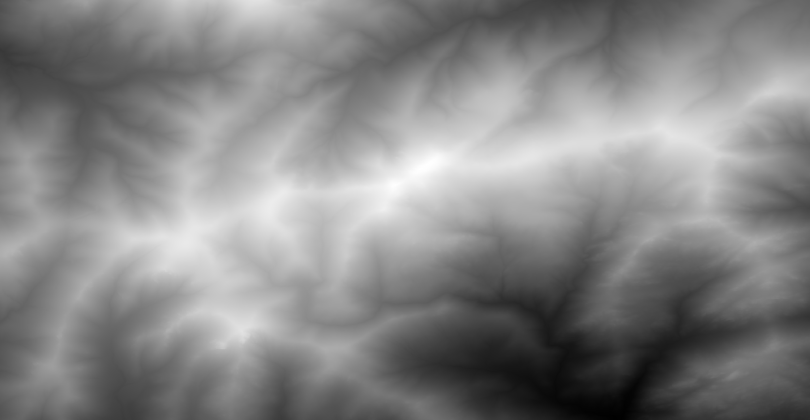
#> input picture simulations/IF/maps/guadarrama1_height.png, 1619 x 840 px, found by its file name (shown at 1/2 size)
$ python map_generator.py
#> lines starting #> are read from the running program, lines starting #| are printed output that depends on the picture
# map_generator.py
# Este script se encarga de generar los mapas iniciales para la simulación.
# Cada mapa es una imagen RGBA donde el canal verde representa la elevación
# del terreno (0.0 para el nivel del mar, 1.0 para la montaña más alta), el
# canal azul representa la vegetación (0.0 para sin vegetación, 1.0 para
# vegetación densa), y el canal alfa representa la opacidad (1.0 para
# completamente opaco, 0.0 para completamente transparente). Estos mapas se
# guardan en formato PNG en la carpeta "maps" dentro del directorio de este
# script.

from pathlib import Path
from typing import Optional

import numpy as np
from PIL import Image


MAP_SIZE = 500


def _save_rgba(path: Path, rgba_float: np.ndarray) -> None:
    rgba_uint8 = np.clip(rgba_float * 255.0, 0, 255).astype(np.uint8)
    img = Image.fromarray(rgba_uint8)
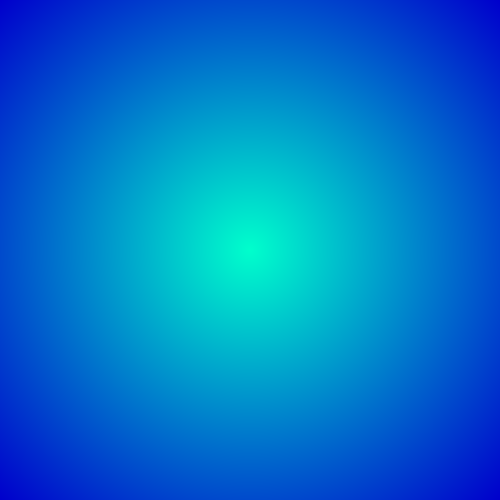
#> img: PIL image 500x500 RGBA; mean R, G, B, A 0, 116.3, 204, 255
    img.save(path)


def _base_rgba(width: int, height: Optional[int] = None) -> np.ndarray:
    if height is None:
        height = width
    rgba = np.zeros((height, width, 4), dtype=np.float32)
    rgba[:, :, 3] = 1.0
    return rgba


def generate_pedriza(size: int = MAP_SIZE, height: Optional[int] = None) -> np.ndarray:
    width = size
    if height is None:
        height = width
    rgba = _base_rgba(width, height)

    yy, xx = np.mgrid[0:height, 0:width]
    cx = (width - 1) / 2.0
    cy = (height - 1) / 2.0
    r = np.sqrt((xx - cx) ** 2 + (yy - cy) ** 2)
    r_norm = r / r.max()

    elev = np.clip(1.0 - r_norm, 0.0, 1.0)
    rgba[:, :, 1] = elev
    rgba[:, :, 2] = 0.8
    return rgba


def generate_valdeiglesias(size: int = MAP_SIZE, height: Optional[int] = None) -> np.ndarray:
    width = size
    if height is None:
        height = width
    rgba = _base_rgba(width, height)
#> in _save_rgba (call 2), `img = Image.fromarray(rgba_uint8)`:
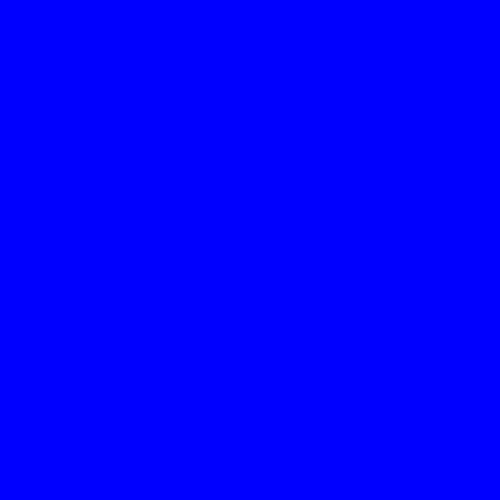
#> img: PIL image 500x500 RGBA; mean R, G, B, A 0, 0, 255, 255
    rgba[:, :, 1] = 0.0
    rgba[:, :, 2] = 1.0
    return rgba


def generate_ontigola(size: int = MAP_SIZE, height: Optional[int] = None) -> np.ndarray:
    width = size
    if height is None:
        height = width
    rgba = _base_rgba(width, height)
#> in _save_rgba (call 3), `img = Image.fromarray(rgba_uint8)`:
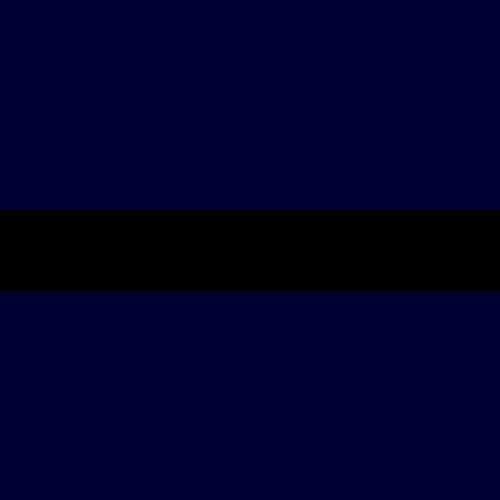
#> img: PIL image 500x500 RGBA; mean R, G, B, A 0, 0, 42.6, 255
    rgba[:, :, 1] = 0.0
    rgba[:, :, 2] = 0.2

    band_half = max(1, height // 12)
    center = height // 2
    rgba[center - band_half:center + band_half, :, 2] = 0.0
    return rgba


def generate_rivas(size: int = MAP_SIZE, height: Optional[int] = None) -> np.ndarray:
    width = size
    if height is None:
        height = width
    rgba = _base_rgba(width, height)
#> in _save_rgba (call 4), `img = Image.fromarray(rgba_uint8)`:
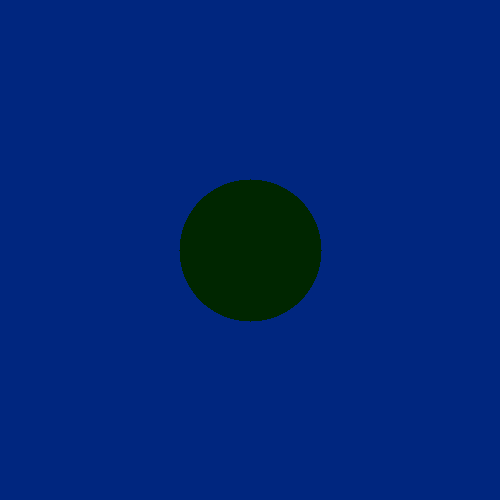
#> img: PIL image 500x500 RGBA; mean R, G, B, A 0, 38, 119, 255
    rgba[:, :, 1] = 0.15
    rgba[:, :, 2] = 0.5

    yy, xx = np.mgrid[0:height, 0:width]
    cx = width // 2
    cy = height // 2
    radius = max(1, min(width, height) // 7)
    urban_mask = (xx - cx) ** 2 + (yy - cy) ** 2 <= radius ** 2

    rgba[urban_mask, 2] = 0.0
    rgba[urban_mask, 3] = 1.0
    return rgba


def generate_from_real_maps(
    topo_path: str,
    fuel_path: str,
    output_name: str,
) -> np.ndarray:
    script_dir = Path(__file__).parent
    maps_dir = script_dir / "maps"

    def _resolve_input_path(raw_path: str) -> Path:
#> called with raw_path = 'guadarrama1_height.png'
        path = Path(raw_path)
        if path.is_absolute() and path.exists():
            return path

        candidates = []
        if path.suffix:
            candidates.append(path)
            for alt_ext in (".png", ".jpg", ".jpeg"):
                if alt_ext != path.suffix.lower():
                    candidates.append(path.with_suffix(alt_ext))
        else:
            candidates.append(path)
            candidates.extend(path.with_suffix(ext) for ext in (".png", ".jpg", ".jpeg"))

        for candidate in candidates:
            candidate_script = script_dir / candidate
            if candidate_script.exists():
                return candidate_script

            candidate_maps = maps_dir / candidate
            if candidate_maps.exists():
                return candidate_maps

        raise FileNotFoundError(
            f"No se encontro la imagen de entrada: {raw_path}. "
            f"Buscado en {candidate_script} y {candidate_maps}"
        )

    topo_file = _resolve_input_path(topo_path)
    fuel_file = _resolve_input_path(fuel_path)

    topo_img = Image.open(topo_file).convert("L")
    width, height = topo_img.size
#> width = 1619; height = 840

    fuel_img = Image.open(fuel_file).convert("L")
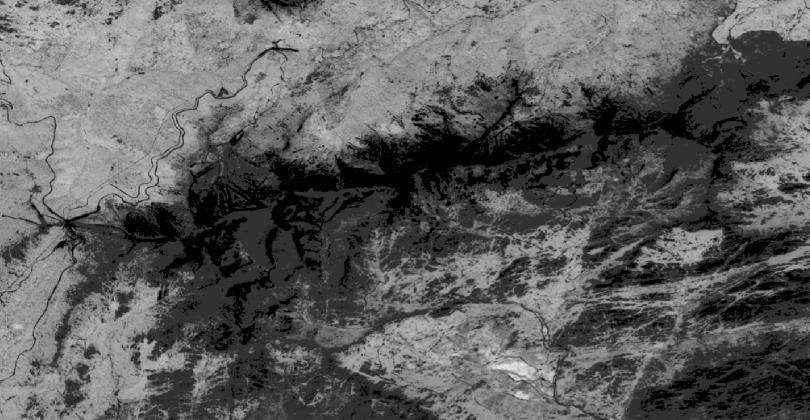
#> input picture simulations/IF/maps/guadarrama1_fuel.png, 1619 x 840 px, found by its file name (shown at 1/2 size)
    fuel_img = fuel_img.resize((width, height), Image.BILINEAR)

    topo = np.array(topo_img, dtype=np.float32) / 255.0
    fuel = np.array(fuel_img, dtype=np.float32) / 255.0

    rgba = np.zeros((height, width, 4), dtype=np.float32)
    rgba[:, :, 1] = topo
    rgba[:, :, 2] = fuel
    rgba[:, :, 3] = 1.0
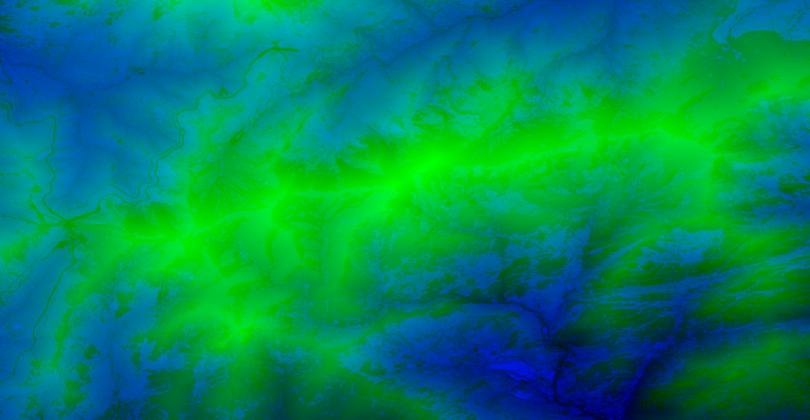
#> rgba: shape (840, 1619, 4) float32 (shown at 1/2 size); mean of channels 0, 1, 2, 3 0, 0.523, 0.365, 1; drawn as R, G, B

    maps_dir.mkdir(parents=True, exist_ok=True)
    output_path = Path(output_name)
    if not output_path.is_absolute():
        output_path = maps_dir / output_path

    _save_rgba(output_path, rgba)
    return rgba


def generate_all_maps() -> None:
    maps_dir = Path(__file__).parent / "maps"
    maps_dir.mkdir(parents=True, exist_ok=True)

    _save_rgba(maps_dir / "pedriza.png", generate_pedriza())
    _save_rgba(maps_dir / "valdeiglesias.png", generate_valdeiglesias())
    _save_rgba(maps_dir / "ontigola.png", generate_ontigola())
    _save_rgba(maps_dir / "rivas.png", generate_rivas())


if __name__ == "__main__":
    generate_all_maps()
    generate_from_real_maps(
        "guadarrama1_height.png",
        "guadarrama1_fuel.png",
        "guadarrama1_real.png",
    )
